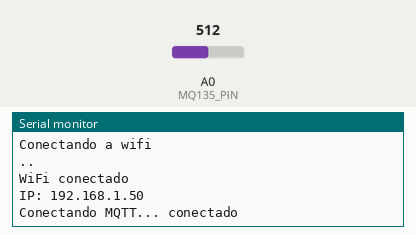
Simulated run of this program. Board: ESP8266 (NodeMCU). On the bench: the last lines printed to the serial monitor. The inputs (shaded band) are chosen by the test bench; at power-on: A0 (MQ135_PIN) = 512. WiFi joins after 1.5 s; servers stay silent unless stated; no MQTT or app messages arrive unless stated.

Above: at 2.7 s.
2.8 s: A0 (MQ135_PIN) set to 716
At 5.5 s:
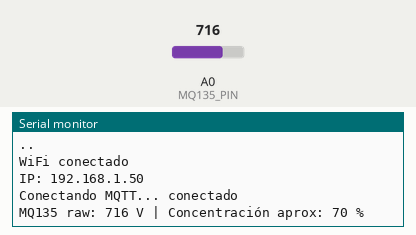
9.0 s: A0 (MQ135_PIN) set to 900
At 11.2 s:
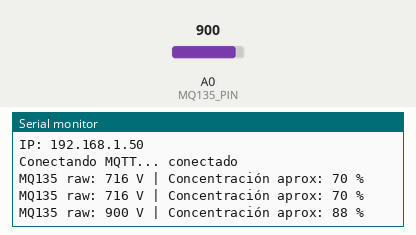

Measured:
- after the input at 2.8 s, the serial monitor: prints a new line after 1.8 s (image 1)
- after the input at 9.0 s, the serial monitor: prints a new line after 1.6 s (image 2)

The program:

main.cpp
```cpp
/*
El sensor MQ135 detecta gases nocivos o contaminantes.
El sensor nos dice si hay gases que podrían dañar plantas o humanos

Raw: refleja la resistencia del sensor, que cambia según los gases presentes.
    Interpretación: cuanto más alto el valor, menor concentración de gases nocivos (dependiendo de la configuración y el voltaje).
Porcentaje: escala 0–100 que simplemente convierte la lectura cruda a algo más fácil de entender.
    Qué significa: no es un porcentaje real de CO₂ ni de gases, solo un indicador de “más limpio” o “más contaminado”.
      Cerca de 0 → aire más contaminado, Cerca de 100 → aire más limpio
*/

// --- INCLUDES ---
// estas librerías se incluyen para el funcionemiento básico de Arduino, para la conexión WiFi, para la comunicación mediante MQTT, para crear y gestionar mensajes en formato JSON,
//   y para poder ejecutar funciones de forma periódica mediante temporizadores sin bloquear el programa (evitando el uso de delay o millis).
#include <Arduino.h>
#include <ESP8266WiFi.h>
#include <PubSubClient.h>
#include <ArduinoJson.h>
#include <Ticker.h>

// --- WIFI ---
// todos los nodos tienen que estar conectados a la misma red
const char* ssid = "wifi"; // cambiar por el nombre de la red WiFi
const char* password = "wifiwifi"; // cambiar por la contraseña de la red WiFi

// --- MQTT ---
const char* mqtt_server = "10.228.245.75"; // la IP de donde esté levantado
const char* mqtt_topic = "mq135"; // el topic es donde se publican los datos del sensor

// --- OBJETOS ---
WiFiClient espClient; // definimos el cliente WiFi para la conexión MQTT
PubSubClient client(espClient); // definimos el cliente MQTT usando el cliente WiFi

// --- PIN ---
const int MQ135_PIN = A0; // pin analógico conectado al MQ135 (el MQ135 lee entre 0 y 1023)

// --- TICKER ---
Ticker wifiTicker; // definimos el ticker que usaremos para la WiFi
void tickWifi() {
  Serial.print("."); // esta función imprime un punto cada cierto tiempo mientras el nodo intenta conectarse a la WiFi (es solo informativo, para saber que no se ha bloqueado).
}

Ticker mqttTicker; // definimos el ticker que usaremos para el MQTT
void tickMQTT() {} // aquí no imprimimos un punto, pero tiene la misma funcionalidad que el ticker de la WiFi --> para reintentar la conexión MQTT periódicamente.

Ticker mq135loopTicker; // definimos el ticker que usaremos para el loop
void tickMQ135loop() {
  // --- Leer MQ135 ---
  int rawValue = analogRead(MQ135_PIN);// Hacemos la lectura del sensor, que mide entre 0 y 1023
  int gasPercentage = map(rawValue, 0, 1023, 0, 100); // hacemos una conversión de la lectura a porcentaje
  gasPercentage = constrain(gasPercentage, 0, 100); // limita que el valor de luz se mantengan en rango

  // --- Imprimir por Serial ---
  // imprimimos por el Serial Monitor el raw (el valor leido del sensor, comprendido entre 0 y 1023) y el la conversión al porcentaje
  Serial.print("MQ135 raw: ");
  Serial.print(rawValue);
  Serial.print(" V | Concentración aprox: ");
  Serial.print(gasPercentage);
  Serial.println(" %");

  // --- Crear JSON ---
  StaticJsonDocument<128> doc; // creamos el objeto JSON en memoria
  doc["raw"] = rawValue;
  doc["percentage"] = gasPercentage;

  // convertimos el JSON a texto y publicamos el mensaje en el topic:
  char buffer[128];
  serializeJson(doc, buffer);

  // --- Publicar en MQTT ---
  if (client.publish(mqtt_topic, buffer)) {
    //Serial.println("Mensaje MQTT enviado correctamente");
  } else {
    Serial.println("Error enviando MQTT");
  }
}


// --- FUNCIONES ---
// Conexión a la red WiFi
void setup_wifi() {
  Serial.print("Conectando a ");
  Serial.println(ssid);
  WiFi.begin(ssid, password); // iniciamos la conexión WiFi

  wifiTicker.attach_ms(500, tickWifi); // llamamos a tickWifi() cada 500ms, que imprimirá un punto para indicar que está intentando conectar
  // Esperamos a que conete
  while (WiFi.status() != WL_CONNECTED) {
    yield(); // recomendado en ESP8266
  }
  wifiTicker.detach(); // Detenemos el ticker cuando ya se ha conectado a la wifi

  Serial.println("\nWiFi conectado");
  Serial.print("IP: ");
  Serial.println(WiFi.localIP());
}

// Conexión al broker MQTT
void reconnect() {
  Serial.print("Conectando MQTT...");

  mqttTicker.attach_ms(3000, tickMQTT); // cada 3 segundos reintenta conectar

  while (!client.connected()) {
    if (client.connect("ESP8266_MQ135")) {
      Serial.println(" conectado");
    } else {
      Serial.print(" fallo rc=");
      Serial.println(client.state()); // si falla en conectar, aquí nos da el código de error
    }
    yield(); // recomendado en ESP8266
  }

  mqttTicker.detach(); // detenemos el ticker al conectar
}

// --- SETUP ---
void setup() {
  Serial.begin(115200);
  setup_wifi();
  client.setServer(mqtt_server, 1884); // configuramos el MQTT al  puerto 1884

  reconnect(); // llamamos a la función para conectar MQTT
  mq135loopTicker.attach_ms(3000, tickMQ135loop); // ejecutamos la lectura del sensor y publica cada 3 s
}

// --- LOOP ---
void loop() {
  if (!client.connected()) reconnect(); // verificamos que la conexión MQTT no ha caído
  client.loop();

  yield(); // recomendado para el ESP8266 ya que evita reinicios por watchdog en el ESP8266 (el watchdog reinicia el programa si éste se queda colgado/congelado)
}
```
